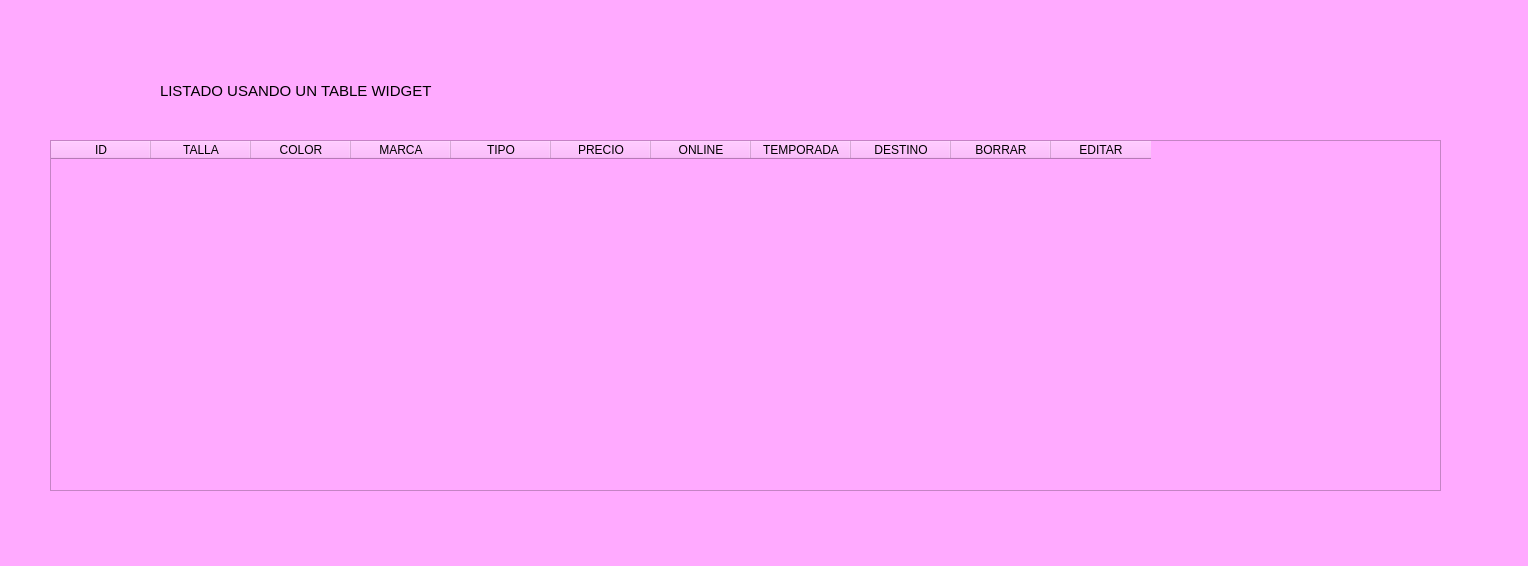
<?xml version="1.0" encoding="UTF-8"?>
<ui version="4.0">
 <class>MainWindow</class>
 <widget class="QMainWindow" name="MainWindow">
  <property name="geometry">
   <rect>
    <x>0</x>
    <y>0</y>
    <width>1528</width>
    <height>566</height>
   </rect>
  </property>
  <property name="windowTitle">
   <string>MainWindow</string>
  </property>
  <property name="styleSheet">
   <string notr="true">background-color: rgb(255, 170, 255);
font: 11pt &quot;Microsoft YaHei UI&quot;;</string>
  </property>
  <widget class="QWidget" name="centralwidget">
   <widget class="QTableWidget" name="tabla_prendas">
    <property name="geometry">
     <rect>
      <x>50</x>
      <y>140</y>
      <width>1391</width>
      <height>351</height>
     </rect>
    </property>
    <column>
     <property name="text">
      <string>ID</string>
     </property>
    </column>
    <column>
     <property name="text">
      <string>TALLA</string>
     </property>
    </column>
    <column>
     <property name="text">
      <string>COLOR</string>
     </property>
    </column>
    <column>
     <property name="text">
      <string>MARCA</string>
     </property>
    </column>
    <column>
     <property name="text">
      <string>TIPO</string>
     </property>
    </column>
    <column>
     <property name="text">
      <string>PRECIO</string>
     </property>
    </column>
    <column>
     <property name="text">
      <string>ONLINE</string>
     </property>
    </column>
    <column>
     <property name="text">
      <string>TEMPORADA</string>
     </property>
    </column>
    <column>
     <property name="text">
      <string>DESTINO</string>
     </property>
    </column>
    <column>
     <property name="text">
      <string>BORRAR</string>
     </property>
    </column>
    <column>
     <property name="text">
      <string>EDITAR</string>
     </property>
    </column>
   </widget>
   <widget class="QLabel" name="label">
    <property name="geometry">
     <rect>
      <x>160</x>
      <y>60</y>
      <width>411</width>
      <height>61</height>
     </rect>
    </property>
    <property name="font">
     <font>
      <family>Microsoft YaHei UI</family>
      <pointsize>11</pointsize>
      <weight>50</weight>
      <italic>false</italic>
      <bold>false</bold>
     </font>
    </property>
    <property name="text">
     <string>LISTADO USANDO UN TABLE WIDGET</string>
    </property>
   </widget>
  </widget>
  <widget class="QStatusBar" name="statusbar"/>
 </widget>
 <resources/>
 <connections/>
</ui>
